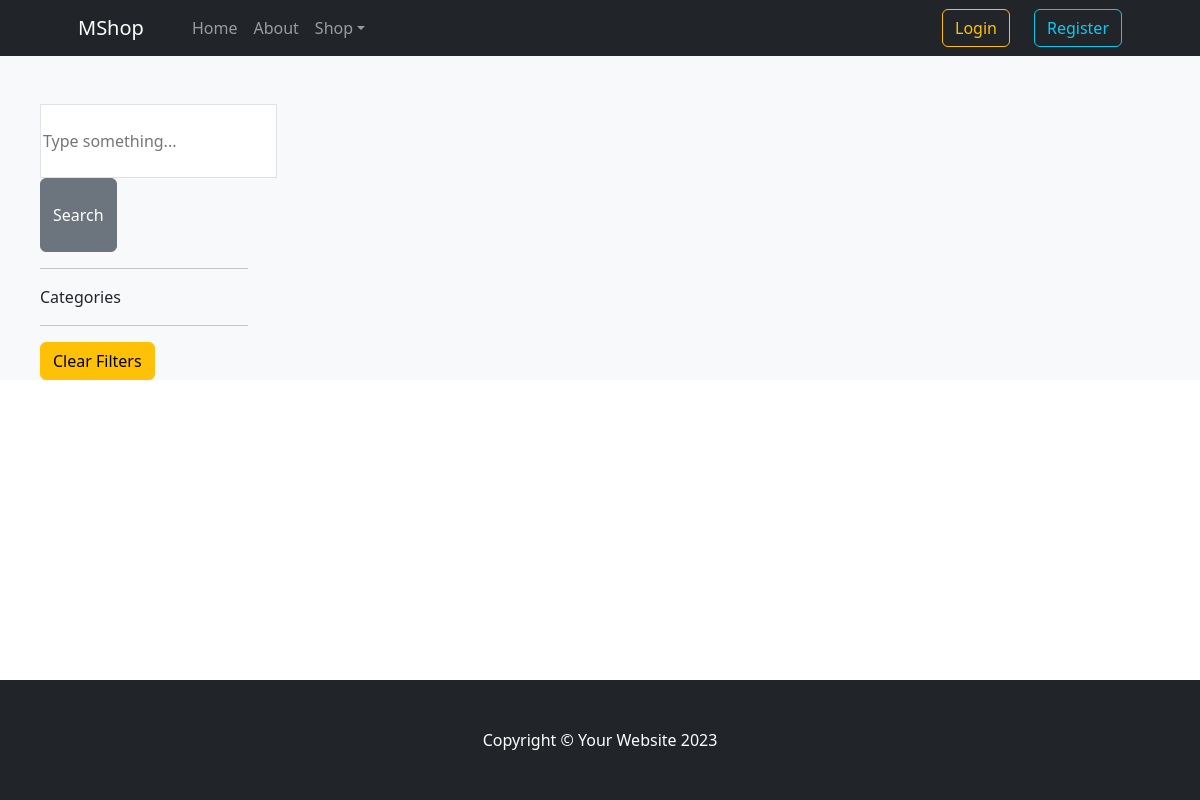
/browse/, run on an earlier commit of the app's database.
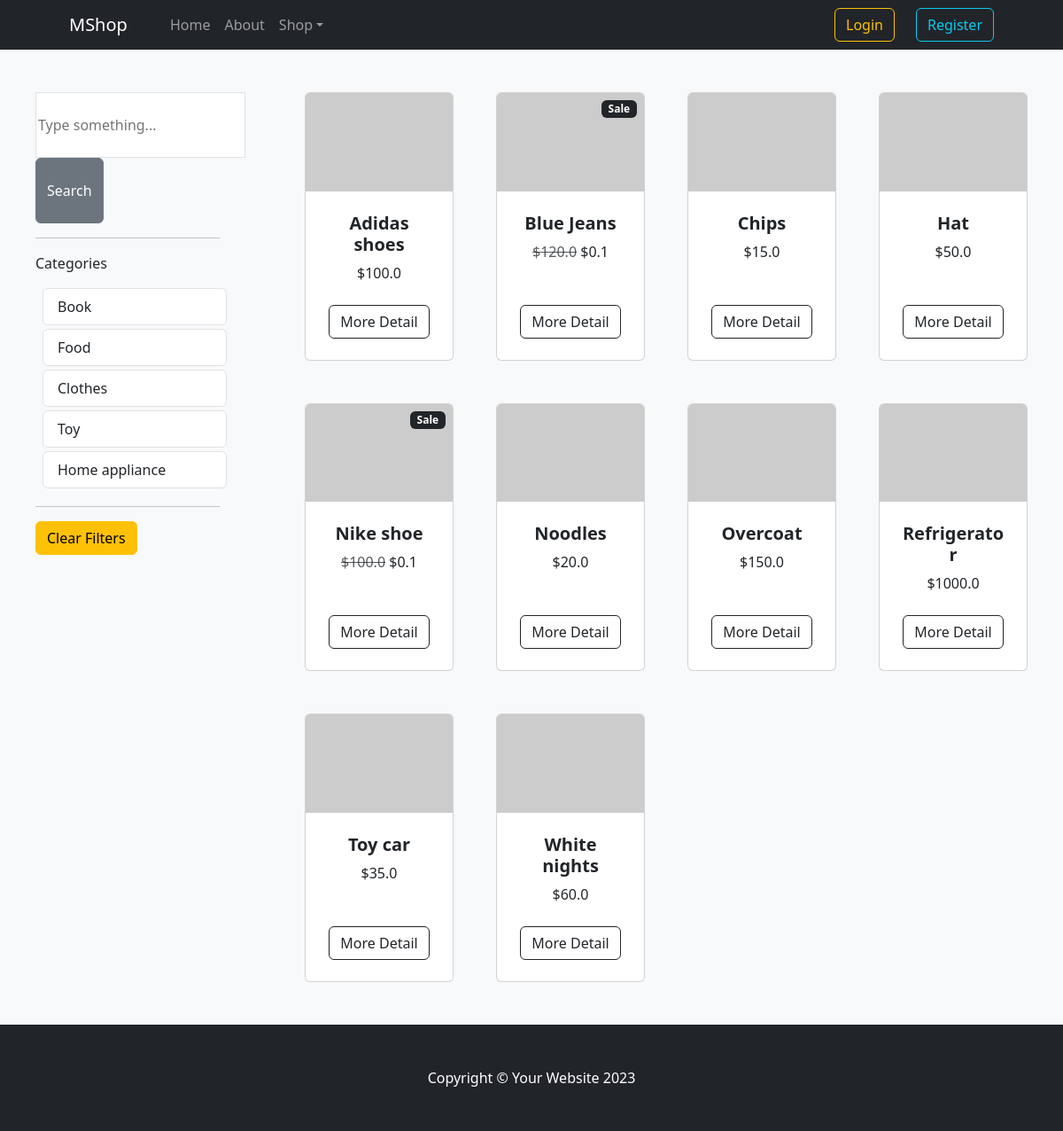
And on a later commit of the database.
### items/models.py (models this page shows, shortened)
class Category(models.Model):
    name = models.CharField(max_length=30)
    class Meta:
        verbose_name_plural = "Categories"
    def __str__(self) -> str:
        return self.name

class Item(models.Model):
    title = models.CharField(max_length=60)
    description = models.TextField()
    price = models.FloatField()
    image = models.ImageField(upload_to="item_images", blank=True, null=True)
    is_sold = models.BooleanField(default=False)
    is_on_sale = models.BooleanField(default=False)
    discount = models.FloatField(default=0.0)
    created_at = models.DateTimeField(auto_now_add=True)
    category = models.ForeignKey(
        Category, on_delete=models.CASCADE, related_name="items"
    )
    buyers = models.ManyToManyField(
        User, through="Purchase", related_name="purchased_items"
    )
    class Meta:
        ordering = ("title",)

### items/views.py (the view)
# urls.py: path("browse/", views.browse, name="browse"),
def browse(request):
    query = request.GET.get("query", "")
    category_id = request.GET.get("category", 0)
    categories = Category.objects.all()
    items = Item.objects.filter(is_sold=False)
    if category_id:
        items = items.filter(category_id=category_id)
    if query:
        items = items.filter(
            Q(title__icontains=query) | Q(description__icontains=query)
        )
    return render(
        request,
        "items/browse.html",
        {
            "items": items,
            "query": query,
            "categories": categories,
            "category_id": int(category_id),
        },
    )

### items/templates/items/browse.html
{% extends "items/base.html" %}
{% block content %}
<div class="pb-6 px-3 row gx-4 gx-lg-5 bg-light">
    <div class="col-3 container px-4 px-lg-5 mt-5">
        <form action="{% url "items:browse" %}" method="get">
            <input name="query" class="py-4 px-6 border" type="text" value="{{query}}" placeholder="Type something...">
            <button class="btn btn-secondary py-4 px-6">Search</button>
        </form>
        <hr class="my-6">
        <p class="font-semibold">Categories</p>
        {% for category in categories %}
        <div class="list-group">
            <a href="{% url 'items:browse' %}?query={{ query }}&category={{ category.id }}" class="list-group-item list-group-item-action mb-1 mx-2 {% if category.id == category_id %} active {% endif %}">{{ category }}</a>
        </div>
        {% endfor %}
        <hr class="my-6">
        <div>
            <a href="{% url 'items:browse' %}" class="btn btn-warning">Clear Filters</a>
        </div>
    </div>
    <div class="col container px-4 px-lg-5 mt-5">
        <div class="row gx-4 gx-lg-5 row-cols-2 row-cols-md-3 row-cols-xl-4 justify-content-left">
            {% for item in items %}
            <div class="col mb-5">
                <div class="card h-100">
                    {% if item.is_on_sale %}
                    <div class="badge bg-dark text-white position-absolute" style="top: 0.5rem; right: 0.5rem">Sale</div>
                    {% endif %}
                    {% if item.image %}
                    <img class="card-img-top img-fluid" src="{{ item.image.url }}" alt="..." />
                    {% else %}
                    <img class="card-img-top" src="https://dummyimage.com/450x300/dee2e6/6c757d.jpg" alt="..." />
                    {% endif %}
                    <div class="card-body p-4">
                        <div class="text-center">
                            <h5 class="fw-bolder">{{ item.title }}</h5>
                            {% if item.is_on_sale %}
                            <span class="text-muted text-decoration-line-through">${{ item.price }}</span>
                            ${{ item.discount }}
                            {% else %}
                            ${{ item.price }}
                            {% endif %}
                        </div>
                    </div>
                    <div class="card-footer p-4 pt-0 border-top-0 bg-transparent">
                        <div class="text-center"><a class="btn btn-outline-dark mt-auto" href="{% url "items:detail" item.id %}">More Detail</a></div>
                    </div>
                </div>
            </div>
            {% endfor %}
        </div>
    </div>
</div>
{% endblock content %}

### items/templates/items/base.html (shortened to what this page needs)
{% load static %}
<!DOCTYPE html>
<html lang="en">
    <head>
        {% block stylesheets %}
        <link href="https://cdn.jsdelivr.net/npm/bootstrap-icons@1.5.0/font/bootstrap-icons.css" rel="stylesheet" />
        <link href="https://cdn.jsdelivr.net/npm/bootstrap@5.3.2/dist/css/bootstrap.min.css" rel="stylesheet">
        {% endblock stylesheets %}
    </head>
    <body class="d-flex flex-column min-vh-100">
        {% block navigation %}
        <nav class="navbar navbar-expand-lg navbar-dark bg-dark">
            <div class="container px-4 px-lg-5">
                <a class="navbar-brand" href="{% url "items:index" %}">MShop</a>
                <div class="collapse navbar-collapse" id="navbarSupportedContent">
                    <ul class="navbar-nav me-auto mb-2 mb-lg-0 ms-lg-4">
                        <li class="nav-item"><a class="nav-link" aria-current="page" href="#!">Home</a></li>
                        <li class="nav-item"><a class="nav-link" href="#!">About</a></li>
                        <li class="nav-item dropdown">
                            <a class="nav-link dropdown-toggle" id="navbarDropdown" href="#" role="button" data-bs-toggle="dropdown" aria-expanded="false">Shop</a>
                        </li>
                    </ul>
                    {% if user.is_authenticated %}
                    <form class="d-flex">
                        <button class="btn btn-outline-light" type="submit">
                            <i class="bi-cart-fill me-1"></i>
                            Cart
                            <span class="badge bg-light text-dark ms-1 rounded-pill">0</span>
                        </button>
                    </form>
                    <div class="nav-item text-light mb-2 mb-lg-0 ms-lg-4">
                        @{{user.username}}
                    </div>
                    <div class="nav-item text-light mb-2 mb-lg-0 ms-lg-4">
                        <a class="btn btn-danger" href="{% url "logout" %}">Logout</a>
                    </div>
                    {% else %}
                    <div class="nav-item text-light mb-2 mb-lg-0 ms-lg-4">
                        <a class="btn btn-outline-warning" href="{% url "login" %}">Login</a>
                    </div>
                    <div class="nav-item text-light mb-2 mb-lg-0 ms-lg-4">
                        <a class="btn btn-outline-info" href="{% url "register" %}">Register</a>
                    </div>
                    {% endif %}
                </div>
            </div>
        </nav>
        {% endblock navigation %}
        {% block content %}
        {% endblock content %}
        {% block footer %}
        <footer class="py-5 bg-dark mt-auto">
            <div class="container"><p class="m-0 text-center text-white">Copyright &copy; Your Website 2023</p></div>
        </footer>
        {% endblock footer %}
    </body>
</html>

What changed in the data, as far as the page shows it:
added Category: name "Book"
added Category: name "Food"
added Category: name "Clothes"
added Category: name "Toy"
added Category: name "Home appliance"
added Item: title "Adidas shoes", price "100.0"
added Item: is_on_sale "Sale", title "Blue Jeans", price "120.0", discount "0.1"
added Item: title "Chips", price "15.0"
added Item: title "Hat", price "50.0"
added Item: is_on_sale "Sale", title "Nike shoe", price "100.0", discount "0.1"
added Item: title "Noodles", price "20.0"
added Item: title "Overcoat", price "150.0"
added Item: title "Refrigerator", price "1000.0"
added Item: title "Toy car", price "35.0"
added Item: title "White nights", price "60.0"
